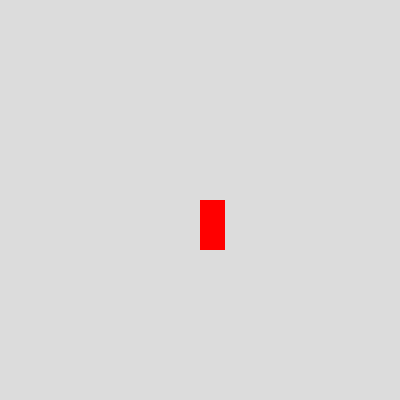
Frame 1 (no input)
Frame 60 (no input): identical to frame 1, image omitted
Frame 120 (the mouse pressed at the canvas centre since frame 60): identical to frame 1, image omitted

The p5.js sketch that drew this single still picture (run headless with seeded random() and noise() and a simulated clock; from frame 60 on, the mouse is pressed at the canvas centre):

// p5.js sketch
// ── sketch.js
// Project Title
// Your Name
// Date
//
// Extra for Experts:
// - describe what you did to take this project "above and beyond"


let x;
let y;
let speed = 5;
let psize = 25;
let fx;
let fy;

function setup() {
  createCanvas(400, 400);
  noStroke();
  
  x = width/2;
  y = height/2;
  fx = random(0, width);
}

function draw() {
  background(220);
  
  drawRec();
  move();
  b();
}

function drawRec() {
  fill("red");
  rect(x, y, psize, 50);
}

function move() {
  if (keyIsDown(68) && x !== width-psize) { // go right
    x += speed;
  }
  if (keyIsDown(65) && x > 0) { // go left
    x -= speed;
  }
}

function b() {
  fy = bmove();
  square(fx, fy, 20);
}

function bmove() {
  if (fy !== y && fy !== x) {
    fy++;
  }
  return fy;
}

function th() {
  
}
